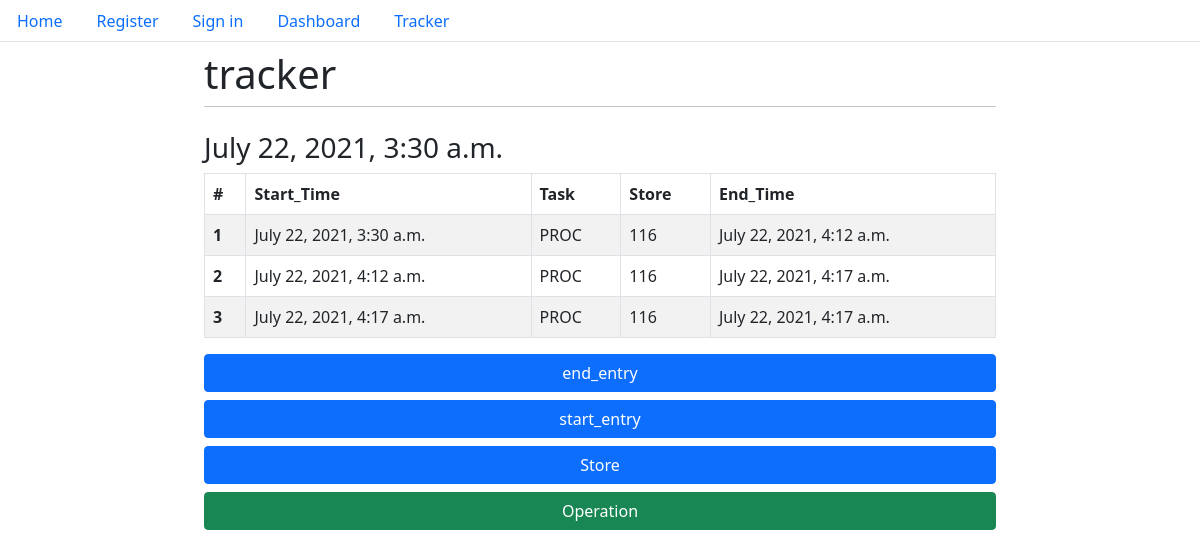
/tracker/3, run on the app's committed database.
### main/models.py (models this page shows, shortened)
class Worksheet(models.Model):
    date = models.DateTimeField(name="date", auto_now_add=True)
    class Meta:
        verbose_name = ("Worksheet")
        verbose_name_plural = ("Worksheets")

class Entry(models.Model):
    worksheet = models.ForeignKey(Worksheet, on_delete=models.CASCADE)
    start_time = models.DateTimeField(name="start_time", auto_now_add=True)
    operation = models.CharField(max_length=10)
    store = models.IntegerField(name="store", default=116)
    end_time = models.DateTimeField(name="end_time", default=timezone.now)
    class Meta:
        verbose_name = ("entry")
        verbose_name_plural = ("entries")

### main/views.py (the view, shortened to what this page needs)
# urls.py: path('tracker/<int:id>', views.user_tracker),
def user_tracker(response, id):
    ws = Worksheet.objects.get(id=id)
    last_entry = len(ws.entry_set.all())
    print(last_entry)
    return render(response, 'tracker.html', {"ws": ws})

### main/templates/tracker.html (shortened to what this page needs)
{% extends 'base.html' %}
{% block title2 %}tracker{% endblock title2 %}
{% block content %}
<h3>{{ws.date}}</h3>
<table class="table table-striped table-hover table-bordered">
    <thead>
        <tr>
            <th scope="col">#</th>
            <th scope="col">Start_Time</th>
            <th scope="col">Task</th>
            <th scope="col">Store</th>
            <th scope="col">End_Time</th>
        </tr>
    </thead>
    <tbody>
        {% for entry in ws.entry_set.all %}
        <tr>
            <th scope="row">{{forloop.counter}}</th>
            <td colspan="1">{{entry.start_time}}</td>
            <td colspan="1">{{entry.operation}}</td>
            <td colspan="1">{{entry.store}}</td>
            <td colspan="1">{{entry.end_time}}</td>
        </tr>
        {% endfor %}
    </tbody>
</table>
<form method="post" action="#", class="form-group">
    <div class="d-grid gap-2">
        <button class="btn btn-primary" type="submit" name="end_entry" , value="end_entry">end_entry</button>
        <button class="btn btn-primary" type="submit" name="start_entry" , value="start_entry">start_entry</button>
        <button class="btn btn-primary" type="submit" name="Store" , value="Store">Store</button>
        <button class="btn btn-success" type="submit" name="Operation" , value="Operation">Operation</button>
    </div>
</form>
{% endblock content %}

### main/templates/base.html (shortened to what this page needs)
<!doctype html>
<html lang="en">
<head>
    <link href="https://cdn.jsdelivr.net/npm/bootstrap@5.0.2/dist/css/bootstrap.min.css" rel="stylesheet"
>
</head>
<body>
    {% block nav %}
    <ul class="nav nav-tabs">
        <li class="nav-item">
            <a class="nav-link" href="/">Home</a>
        </li>
        <li class="nav-item">
            <a class="nav-link" href="/register">Register</a>
        </li>
        <li class="nav-item">
            <a class="nav-link" href="/sign_in">Sign in</a>
        </li>
        <li class="nav-item">
            <a class="nav-link" href="/dashboard">Dashboard</a>
        </li>
        <li class="nav-item">
            <a class="nav-link" href="/tracker">Tracker</a>
        </li>
    </ul>
    {% endblock nav %}
    <div id="content" , name="content" , class="main">
        <div class="row justify-content-center">
            <div class="col-8">
                <h1 class="mt-2"> {% block title2 %}Task Tracker{% endblock title2 %}</h1>
                <hr class="mt-0 mb-4">
                {% block content %}
                {% endblock content %}
            </div>
        </div>
    </div>
</body>
</html>

### data on the page
Worksheet: date "July 22, 2021, 3:30 a.m."
Entry: start_time "July 22, 2021, 3:30 a.m.", operation "PROC", store "116", end_time "July 22, 2021, 4:12 a.m."
Entry: start_time "July 22, 2021, 4:12 a.m.", operation "PROC", store "116", end_time "July 22, 2021, 4:17 a.m."
Entry: start_time "July 22, 2021, 4:17 a.m.", operation "PROC", store "116", end_time "July 22, 2021, 4:17 a.m."
